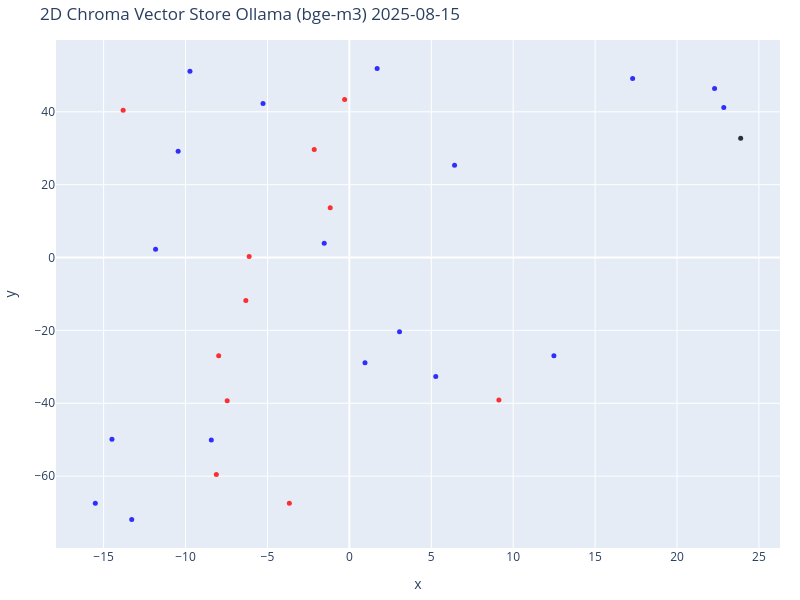

The notebook cell saved with this chart:
### Code cell
from sklearn.manifold import TSNE
import numpy as np
import plotly.graph_objects as go
from datetime import datetime

# Пути и параметры
output_dir = Path('C:/Users/Alkor/gd/rss_news_predict_quote/OpenAI_predict_img_rts_21-00')

# Создаем директорию для сохранения изображений, если она не существует
output_dir.mkdir(parents=True, exist_ok=True)

# Теперь мы можем визуализировать векторы с помощью t-SNE
# t-SNE - это метод, который позволяет визуализировать высокоразмерные данные
result = collection.get(include=['embeddings', 'documents', 'metadatas'])
vectors = np.array(result['embeddings'])
documents = result['documents']
metadatas = result['metadatas']
doc_types = [metadata['next_bar'] for metadata in metadatas]
doc_dates = [metadata['date'] for metadata in metadatas]
doc_date_mins = [metadata['date_min'] for metadata in metadatas]
colors = [['blue', 'red', 'black'][['up', 'down', 'None'].index(t)] for t in doc_types]


# Нам, людям, проще визуализировать объекты в 2D!
# Уменьшите размерность векторов до 2D, используя t-SNE
# (t-распределенное стохастическое вложение соседей)
tsne = TSNE(n_components=2, random_state=42, perplexity=3)
reduced_vectors = tsne.fit_transform(vectors)

# Create the 2D scatter plot
fig = go.Figure(data=[go.Scatter(
    x=reduced_vectors[:, 0],
    y=reduced_vectors[:, 1],
    mode='markers',
    marker=dict(size=5, color=colors, opacity=0.8),
    text=[f"Type: {t}<br>Date: {dt}    Date Min: {dm}<br>Text: {d[:100]}..." 
          for t, dt, dm, d in zip(doc_types, doc_dates, doc_date_mins, documents)],
    hoverinfo='text'
)])

# Всталяем дату
# graph_date = datetime.now().strftime('%Y-%m-%d %HH:%MM:%SS')
graph_date = datetime.now().strftime('%Y-%m-%d')
# graph_date = '2025-08-05'  # Можно заменить на динамическое значение, если нужно

fig.update_layout(
    title=f'2D Chroma Vector Store Ollama (bge-m3) {graph_date}',
    xaxis_title='x',
    yaxis_title='y',
    width=800,
    height=600,
    margin=dict(r=20, b=10, l=10, t=40)
)

# Сохранение графика в файл
output_file = output_dir / f"{graph_date}.png"
fig.write_image(output_file)

fig.show()

### Figure 1 — Plotly figure (JSON) as saved in the notebook; plotly's stock layout.template omitted (floating-point values rounded to 4 significant figures)
{"data": [{"hoverinfo": "text", "marker": {"color": ["red", "red", "blue", "red", "blue", "blue", "blue", "red", "blue", "blue", "red", "blue", "red", "red", "red", "red", "blue", "blue", "red", "blue", "blue", "blue", "blue", "blue", "blue", "blue", "red", "blue", "blue", "black"], "opacity": 0.8, "size": 5}, "mode": "markers", "text": ["Type: down<br>Date: 2025-07-07    Date Min: 2025-07-04 21:00:00<br>Text: - Фьючерсы на золото подорожали в ходе американских торгов\n- Рынок акций  Бразилии закрылся ростом, ...", "Type: down<br>Date: 2025-07-08    Date Min: 2025-07-07 21:00:00<br>Text: - William Blair понизил рейтинг акций Jasper Therapeutics из-за неудач в испытаниях препарата\n- Citi...", "Type: up<br>Date: 2025-07-09    Date Min: 2025-07-08 21:00:00<br>Text: - Tether хранит золотой запас на $8 млрд в швейцарском хранилище\n- Фьючерсы на природный газ подешев...", "Type: down<br>Date: 2025-07-10    Date Min: 2025-07-09 21:00:00<br>Text: - OpenAI готовится запустить ИИ-браузер для конкуренции с Google Chrome\n- Исполнительный директор Ka...", "Type: up<br>Date: 2025-07-11    Date Min: 2025-07-10 21:00:00<br>Text: - Директор Travel & Leisure Co продает акции TNL на сумму $1,19 млн\n- Фьючерсы на природный газ подо...", "Type: up<br>Date: 2025-07-14    Date Min: 2025-07-11 21:00:00<br>Text: - Kraft Heinz планирует разделение и выделение бакалейного бизнеса\n- Акции Tutor Perini Corp достигл...", "Type: up<br>Date: 2025-07-15    Date Min: 2025-07-14 21:00:00<br>Text: - Saba Capital продает акции Blackrock California (BFZ) на сумму $309 663\n- Суд отклонил иск к Dolce...", "Type: down<br>Date: 2025-07-16    Date Min: 2025-07-15 21:00:00<br>Text: - Citi подтверждает рейтинг \"Покупать\" для акций EQT после заключения крупной сделки по поставке газ...", "Type: up<br>Date: 2025-07-17    Date Min: 2025-07-16 21:00:00<br>Text: - Генеральный директор RB Global Кесслер продал акции на сумму $5,02 млн\n- CrowdStrike расширяет пар...", "Type: up<br>Date: 2025-07-18    Date Min: 2025-07-17 21:00:00<br>Text: - Mizuho повышает целевую цену акций Evergy до $74 на фоне урегулирования в Канзасе\n- Mizuho Securit...", "Type: down<br>Date: 2025-07-21    Date Min: 2025-07-18 21:00:00<br>Text: - Baird повышает целевую цену акций Danaher до $226 на фоне силы биотехнологического сектора\n- Citi ...", "Type: up<br>Date: 2025-07-22    Date Min: 2025-07-21 21:00:00<br>Text: - JPM добавляет Dollar Tree в свой фокус-лист благодаря росту и улучшению маржи\n- Профессор Нью-Йорк...", "Type: down<br>Date: 2025-07-23    Date Min: 2025-07-22 21:00:00<br>Text: - Century Aluminum закрывает выпуск обеспеченных облигаций на сумму $400 миллионов\n- Vertical Resear...", "Type: down<br>Date: 2025-07-24    Date Min: 2025-07-23 21:00:00<br>Text: - Wolfe Research подтверждает рейтинг акций GE Vernova на уровне Peerperform\n- Wolfe Research повыша...", "Type: down<br>Date: 2025-07-25    Date Min: 2025-07-24 21:00:00<br>Text: - TD Cowen повысил целевую цену акций AT&T до $32 с $30 благодаря налоговым льготам\n- TD Cowen повыс...", "Type: down<br>Date: 2025-07-28    Date Min: 2025-07-25 21:00:00<br>Text: - Sensient Technologies во 2 квартале 2025 года: рост EPS на 20,8% благодаря сегменту цветовых решен...", "Type: up<br>Date: 2025-07-29    Date Min: 2025-07-28 21:00:00<br>Text: - Расследование решения FAA о переносе воздушного пространства Ньюарка\n- Microsoft запускает новый р...", "Type: up<br>Date: 2025-07-30    Date Min: 2025-07-29 21:00:00<br>Text: - Глава Atlantic Union Bankshares Эсбери приобрел акции на $246 тыс.\n- Cintas повышает квартальные д...", "Type: down<br>Date: 2025-07-31    Date Min: 2025-07-30 21:00:00<br>Text: - Flowserve превосходит прогнозы по EPS за второй квартал 2025 года, акции снижаются\n- ФРС сохраняет...", "Type: up<br>Date: 2025-08-01    Date Min: 2025-07-31 21:00:00<br>Text: - VICI Properties превосходит ожидания во втором квартале 2025 года\n- Акции Freedom Holding Corp дос...", "Type: up<br>Date: 2025-08-04    Date Min: 2025-08-01 21:00:00<br>Text: - Трамп намерен уволить назначенца Байдена из-за точности данных по занятости\n- Директор Ames Nation...", "Type: up<br>Date: 2025-08-05    Date Min: 2025-08-04 21:00:00<br>Text: - Президент Service Corp Intl Уоринг продает акции на сумму $4,29 млн\n- KBW повышает целевую цену ак...", "Type: up<br>Date: 2025-08-06    Date Min: 2025-08-05 21:00:00<br>Text: - Отчет о доходах: результаты New Jersey Resources за 3 квартал 2025 года не оправдали ожиданий\n- От...", "Type: up<br>Date: 2025-08-07    Date Min: 2025-08-06 21:00:00<br>Text: - Суд вынес решение по делу разработчика Tornado Cash Романа Шторма\n- KeyBanc снизил целевую цену ак...", "Type: up<br>Date: 2025-08-08    Date Min: 2025-08-07 21:00:00<br>Text: -  Maple Leaf Foods во втором квартале 2025 года: сильные результаты привели к повышению прогноза\n- ...", "Type: up<br>Date: 2025-08-11    Date Min: 2025-08-08 21:00:00<br>Text: - Федеральным агентствам приказано удалить данные о вакцинации от COVID-19\n- TD Cowen снижает целеву...", "Type: down<br>Date: 2025-08-12    Date Min: 2025-08-11 21:00:00<br>Text: - CFRA повышает рейтинг акций Ralph Lauren до «Держать» на фоне улучшения фундаментальных показателе...", "Type: up<br>Date: 2025-08-13    Date Min: 2025-08-12 21:00:00<br>Text: - Cirrus Logic на форуме KeyBanc: стратегические инсайты о диверсификации\n- Глава Parke Bancorp Пант...", "Type: up<br>Date: 2025-08-14    Date Min: 2025-08-13 21:00:00<br>Text: - Cooper Standard на конференции J.P. Morgan Auto: уверенное восстановление и перспективы роста\n- Te...", "Type: None<br>Date: 2025-08-15    Date Min: 2025-08-14 21:00:00<br>Text: - Взлом Change Healthcare компании UnitedHealth затронул 192,7 млн человек\n- Canaccord Genuity повыш..."], "type": "scatter", "x": [-7.978, -3.664, -13.28, -7.459, -14.49, -15.51, 5.273, 9.127, -8.429, 12.49, -8.122, -10.45, -13.81, -2.145, -1.168, -6.319, -11.83, -5.271, -0.2911, 1.694, 3.062, -9.732, 22.86, 22.29, 17.29, 0.9537, -6.118, -1.536, 6.421, 23.89], "y": [-26.94, -67.45, -71.9, -39.28, -49.85, -67.44, -32.65, -39.12, -50.08, -26.95, -59.56, 29.19, 40.41, 29.66, 13.66, -11.77, 2.31, 42.28, 43.42, 51.88, -20.39, 51.14, 41.16, 46.39, 49.12, -28.86, 0.2835, 3.949, 25.34, 32.75]}], "layout": {"height": 600, "margin": {"b": 10, "l": 10, "r": 20, "t": 40}, "title": {"text": "2D Chroma Vector Store Ollama (bge-m3) 2025-08-15"}, "width": 800, "xaxis": {"title": {"text": "x"}}, "yaxis": {"title": {"text": "y"}}}}
